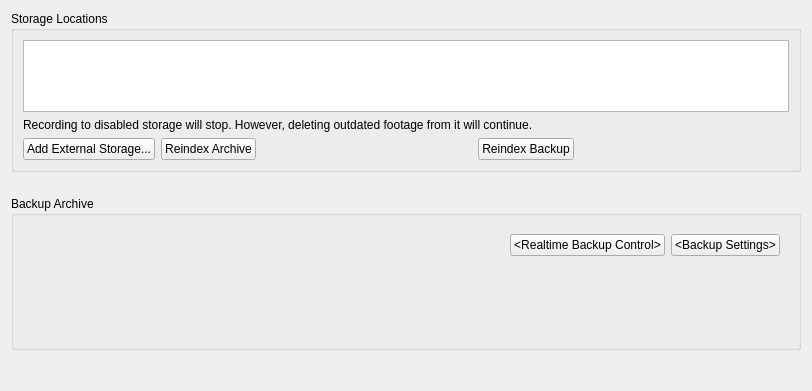
<?xml version="1.0" encoding="UTF-8"?>
<ui version="4.0">
 <class>StorageConfigWidget</class>
 <widget class="QWidget" name="StorageConfigWidget">
  <property name="geometry">
   <rect>
    <x>0</x>
    <y>0</y>
    <width>812</width>
    <height>391</height>
   </rect>
  </property>
  <layout class="QVBoxLayout" name="verticalLayout_2" stretch="1,0,0">
   <property name="spacing">
    <number>24</number>
   </property>
   <item>
    <widget class="QGroupBox" name="storagesGroupBox">
     <property name="sizePolicy">
      <sizepolicy hsizetype="Preferred" vsizetype="Maximum">
       <horstretch>0</horstretch>
       <verstretch>0</verstretch>
      </sizepolicy>
     </property>
     <property name="title">
      <string>Storage Locations</string>
     </property>
     <property name="flat">
      <bool>true</bool>
     </property>
     <layout class="QVBoxLayout" name="verticalLayout" stretch="1,0,0">
      <item>
       <widget class="QnTreeView" name="storageView">
        <property name="sizePolicy">
         <sizepolicy hsizetype="Expanding" vsizetype="Maximum">
          <horstretch>0</horstretch>
          <verstretch>0</verstretch>
         </sizepolicy>
        </property>
        <property name="autoFillBackground">
         <bool>false</bool>
        </property>
        <property name="sizeAdjustPolicy">
         <enum>QAbstractScrollArea::AdjustToContents</enum>
        </property>
        <property name="editTriggers">
         <set>QAbstractItemView::NoEditTriggers</set>
        </property>
        <property name="selectionMode">
         <enum>QAbstractItemView::NoSelection</enum>
        </property>
        <property name="selectionBehavior">
         <enum>QAbstractItemView::SelectRows</enum>
        </property>
        <property name="rootIsDecorated">
         <bool>false</bool>
        </property>
        <property name="uniformRowHeights">
         <bool>true</bool>
        </property>
        <property name="sortingEnabled">
         <bool>true</bool>
        </property>
        <property name="allColumnsShowFocus">
         <bool>true</bool>
        </property>
        <attribute name="headerVisible">
         <bool>false</bool>
        </attribute>
        <attribute name="headerStretchLastSection">
         <bool>false</bool>
        </attribute>
       </widget>
      </item>
      <item>
       <widget class="QLabel" name="storagesWarningLabel">
        <property name="text">
         <string>Recording to disabled storage will stop. However, deleting outdated footage from it will continue.</string>
        </property>
       </widget>
      </item>
      <item>
       <layout class="QHBoxLayout" name="horizontalLayout" stretch="0,0,0,0,0,0">
        <item>
         <widget class="QPushButton" name="addExtStorageToMainBtn">
          <property name="text">
           <string>Add External Storage...</string>
          </property>
         </widget>
        </item>
        <item>
         <widget class="QPushButton" name="rebuildMainButton">
          <property name="text">
           <string>Reindex Archive</string>
          </property>
         </widget>
        </item>
        <item>
         <widget class="QnStorageRebuildWidget" name="rebuildMainWidget" native="true">
          <property name="sizePolicy">
           <sizepolicy hsizetype="Expanding" vsizetype="Preferred">
            <horstretch>1</horstretch>
            <verstretch>0</verstretch>
           </sizepolicy>
          </property>
         </widget>
        </item>
        <item>
         <widget class="QPushButton" name="rebuildBackupButton">
          <property name="text">
           <string>Reindex Backup</string>
          </property>
         </widget>
        </item>
        <item>
         <widget class="QnStorageRebuildWidget" name="rebuildBackupWidget" native="true">
          <property name="sizePolicy">
           <sizepolicy hsizetype="Expanding" vsizetype="Preferred">
            <horstretch>1</horstretch>
            <verstretch>0</verstretch>
           </sizepolicy>
          </property>
         </widget>
        </item>
        <item>
         <spacer name="horizontalSpacer">
          <property name="orientation">
           <enum>Qt::Horizontal</enum>
          </property>
          <property name="sizeHint" stdset="0">
           <size>
            <width>0</width>
            <height>20</height>
           </size>
          </property>
         </spacer>
        </item>
       </layout>
      </item>
     </layout>
    </widget>
   </item>
   <item>
    <widget class="QGroupBox" name="backupGroupBox">
     <property name="sizePolicy">
      <sizepolicy hsizetype="Preferred" vsizetype="Maximum">
       <horstretch>0</horstretch>
       <verstretch>0</verstretch>
      </sizepolicy>
     </property>
     <property name="title">
      <string>Backup Archive</string>
     </property>
     <property name="flat">
      <bool>true</bool>
     </property>
     <layout class="QHBoxLayout" name="horizontalLayout_3">
      <property name="leftMargin">
       <number>0</number>
      </property>
      <property name="bottomMargin">
       <number>0</number>
      </property>
      <item>
       <widget class="QStackedWidget" name="backupPages">
        <property name="sizePolicy">
         <sizepolicy hsizetype="Preferred" vsizetype="Fixed">
          <horstretch>0</horstretch>
          <verstretch>0</verstretch>
         </sizepolicy>
        </property>
        <property name="currentIndex">
         <number>2</number>
        </property>
        <widget class="QWidget" name="backupInformationPage">
         <layout class="QHBoxLayout" name="horizontalLayout_6">
          <item>
           <widget class="QWidget" name="widget_2" native="true">
            <layout class="QVBoxLayout" name="verticalLayout_11">
             <item>
              <layout class="QVBoxLayout" name="verticalLayout_7">
               <property name="spacing">
                <number>0</number>
               </property>
               <item>
                <widget class="QWidget" name="backupTimeWidget" native="true">
                 <layout class="QHBoxLayout" name="horizontalLayout_4">
                  <property name="leftMargin">
                   <number>0</number>
                  </property>
                  <property name="topMargin">
                   <number>0</number>
                  </property>
                  <property name="rightMargin">
                   <number>0</number>
                  </property>
                  <property name="bottomMargin">
                   <number>0</number>
                  </property>
                  <item>
                   <widget class="QLabel" name="backupTimeLabel">
                    <property name="text">
                     <string notr="true">&lt;Backup is performed up to ... &gt;</string>
                    </property>
                   </widget>
                  </item>
                  <item>
                   <widget class="QLabel" name="backupTimeLabelExtra">
                    <property name="text">
                     <string notr="true">&lt;(N days ago)&gt;</string>
                    </property>
                   </widget>
                  </item>
                  <item>
                   <spacer name="horizontalSpacer_3">
                    <property name="orientation">
                     <enum>Qt::Horizontal</enum>
                    </property>
                    <property name="sizeHint" stdset="0">
                     <size>
                      <width>391</width>
                      <height>17</height>
                     </size>
                    </property>
                   </spacer>
                  </item>
                 </layout>
                </widget>
               </item>
               <item>
                <widget class="QWidget" name="backupScheduleWidget" native="true">
                 <layout class="QHBoxLayout" name="horizontalLayout_5">
                  <property name="leftMargin">
                   <number>0</number>
                  </property>
                  <property name="topMargin">
                   <number>0</number>
                  </property>
                  <property name="rightMargin">
                   <number>0</number>
                  </property>
                  <property name="bottomMargin">
                   <number>0</number>
                  </property>
                  <item>
                   <widget class="QLabel" name="backupScheduleLabel">
                    <property name="text">
                     <string notr="true">&lt;Next backup is scheduled for ... &gt;</string>
                    </property>
                   </widget>
                  </item>
                  <item>
                   <widget class="QLabel" name="backupScheduleLabelExtra">
                    <property name="text">
                     <string notr="true">&lt;(in N hours)&gt;</string>
                    </property>
                   </widget>
                  </item>
                  <item>
                   <spacer name="horizontalSpacer_4">
                    <property name="orientation">
                     <enum>Qt::Horizontal</enum>
                    </property>
                    <property name="sizeHint" stdset="0">
                     <size>
                      <width>40</width>
                      <height>20</height>
                     </size>
                    </property>
                   </spacer>
                  </item>
                 </layout>
                </widget>
               </item>
              </layout>
             </item>
             <item>
              <layout class="QHBoxLayout" name="horizontalLayout_8">
               <item>
                <widget class="QPushButton" name="backupStartButton">
                 <property name="sizePolicy">
                  <sizepolicy hsizetype="Maximum" vsizetype="Fixed">
                   <horstretch>0</horstretch>
                   <verstretch>0</verstretch>
                  </sizepolicy>
                 </property>
                 <property name="text">
                  <string>Start Backup Now</string>
                 </property>
                </widget>
               </item>
               <item>
                <widget class="QLabel" name="cannotStartBackupLabel">
                 <property name="text">
                  <string notr="true">&lt;Cannot start backup&gt;</string>
                 </property>
                </widget>
               </item>
               <item>
                <spacer name="horizontalSpacer_5">
                 <property name="orientation">
                  <enum>Qt::Horizontal</enum>
                 </property>
                 <property name="sizeHint" stdset="0">
                  <size>
                   <width>40</width>
                   <height>20</height>
                  </size>
                 </property>
                </spacer>
               </item>
              </layout>
             </item>
             <item>
              <spacer name="verticalSpacer_2">
               <property name="orientation">
                <enum>Qt::Vertical</enum>
               </property>
               <property name="sizeHint" stdset="0">
                <size>
                 <width>0</width>
                 <height>0</height>
                </size>
               </property>
              </spacer>
             </item>
            </layout>
           </widget>
          </item>
          <item>
           <widget class="QWidget" name="backupSettingsButtonArea" native="true">
            <layout class="QVBoxLayout" name="verticalLayout_9">
             <item>
              <widget class="QPushButton" name="backupSettingsButton">
               <property name="text">
                <string>Backup Settings...</string>
               </property>
              </widget>
             </item>
             <item>
              <spacer name="verticalSpacer_5">
               <property name="orientation">
                <enum>Qt::Vertical</enum>
               </property>
               <property name="sizeHint" stdset="0">
                <size>
                 <width>0</width>
                 <height>0</height>
                </size>
               </property>
              </spacer>
             </item>
            </layout>
           </widget>
          </item>
         </layout>
        </widget>
        <widget class="QWidget" name="backupProgressPage">
         <layout class="QVBoxLayout" name="verticalLayout_10">
          <item>
           <layout class="QHBoxLayout" name="horizontalLayout_2">
            <item>
             <widget class="QProgressBar" name="progressBarBackup">
              <property name="enabled">
               <bool>true</bool>
              </property>
              <property name="value">
               <number>0</number>
              </property>
              <property name="format">
               <string notr="true">%p%</string>
              </property>
             </widget>
            </item>
            <item>
             <widget class="QPushButton" name="backupStopButton">
              <property name="text">
               <string>Cancel</string>
              </property>
             </widget>
            </item>
           </layout>
          </item>
          <item>
           <widget class="QLabel" name="estimatedTimeLabel">
            <property name="text">
             <string notr="true">&lt;Estimated time left&gt;</string>
            </property>
           </widget>
          </item>
          <item>
           <spacer name="verticalSpacer_3">
            <property name="orientation">
             <enum>Qt::Vertical</enum>
            </property>
            <property name="sizeHint" stdset="0">
             <size>
              <width>20</width>
              <height>40</height>
             </size>
            </property>
           </spacer>
          </item>
         </layout>
        </widget>
        <widget class="QWidget" name="backupRealtimePage">
         <layout class="QVBoxLayout" name="verticalLayout_4">
          <item>
           <layout class="QHBoxLayout" name="horizontalLayout_7">
            <item>
             <widget class="QLabel" name="realtimeIconLabel">
              <property name="minimumSize">
               <size>
                <width>20</width>
                <height>20</height>
               </size>
              </property>
              <property name="text">
               <string notr="true"/>
              </property>
             </widget>
            </item>
            <item>
             <widget class="QLabel" name="realtimeBackupStatusLabel">
              <property name="text">
               <string notr="true">&lt;Realtime backup status&gt;</string>
              </property>
             </widget>
            </item>
            <item>
             <spacer name="horizontalSpacer_2">
              <property name="orientation">
               <enum>Qt::Horizontal</enum>
              </property>
              <property name="sizeHint" stdset="0">
               <size>
                <width>40</width>
                <height>20</height>
               </size>
              </property>
             </spacer>
            </item>
            <item>
             <widget class="QPushButton" name="realtimeBackupControlButton">
              <property name="text">
               <string notr="true">&lt;Realtime Backup Control&gt;</string>
              </property>
             </widget>
            </item>
            <item>
             <widget class="QPushButton" name="backupSettingsButtonDuplicate">
              <property name="text">
               <string notr="true">&lt;Backup Settings&gt;</string>
              </property>
             </widget>
            </item>
           </layout>
          </item>
          <item>
           <layout class="QHBoxLayout" name="horizontalLayout_9">
            <item>
             <widget class="QLabel" name="realtimeBackupWarningLabel">
              <property name="text">
               <string notr="true">&lt;Cannot start backup&gt;</string>
              </property>
             </widget>
            </item>
            <item>
             <spacer name="horizontalSpacer_6">
              <property name="orientation">
               <enum>Qt::Horizontal</enum>
              </property>
              <property name="sizeHint" stdset="0">
               <size>
                <width>40</width>
                <height>20</height>
               </size>
              </property>
             </spacer>
            </item>
           </layout>
          </item>
          <item>
           <spacer name="verticalSpacer_4">
            <property name="orientation">
             <enum>Qt::Vertical</enum>
            </property>
            <property name="sizeHint" stdset="0">
             <size>
              <width>0</width>
              <height>56</height>
             </size>
            </property>
           </spacer>
          </item>
         </layout>
        </widget>
       </widget>
      </item>
     </layout>
    </widget>
   </item>
   <item>
    <spacer name="verticalSpacer">
     <property name="orientation">
      <enum>Qt::Vertical</enum>
     </property>
     <property name="sizeHint" stdset="0">
      <size>
       <width>20</width>
       <height>10</height>
      </size>
     </property>
    </spacer>
   </item>
  </layout>
 </widget>
 <customwidgets>
  <customwidget>
   <class>QnStorageRebuildWidget</class>
   <extends>QWidget</extends>
   <header location="global">ui/widgets/properties/storage_rebuild_widget.h</header>
   <container>1</container>
  </customwidget>
  <customwidget>
   <class>QnTreeView</class>
   <extends>QTreeView</extends>
   <header location="global">ui/widgets/common/tree_view.h</header>
  </customwidget>
 </customwidgets>
 <resources/>
 <connections/>
</ui>
